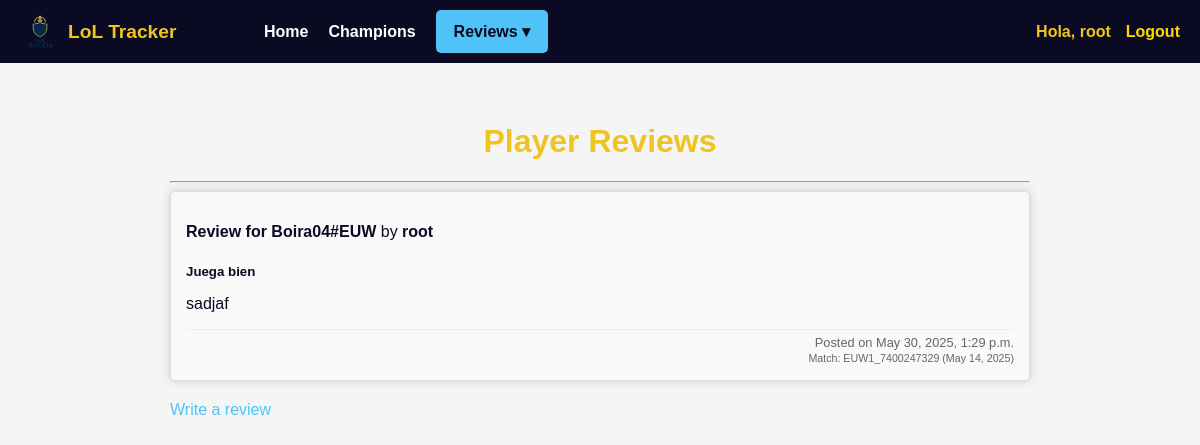
The app's page / (signed in) with its own data.
### lol_app/models.py (models this page shows, shortened)
class Review(models.Model):
    review_id    = models.AutoField(primary_key=True)
    title        = models.CharField(max_length=100)
    body         = models.TextField()
    to_user      = models.ForeignKey('UserLOL', on_delete=models.CASCADE, related_name="reviews_received")
    from_user    = models.ForeignKey('auth.User', on_delete=models.CASCADE, related_name="reviews_written")
    match        = models.ForeignKey('Match', on_delete=models.SET_NULL, null=True, blank=True, related_name="reviews")
    timestamp    = models.DateTimeField(auto_now_add=True)
    is_deleted   = models.BooleanField(default=False)
    deleted_at   = models.DateTimeField(null=True, blank=True)
    objects      = ActiveReviewManager()  # Por defecto solo activas
    all_objects  = models.Manager()       # Incluye también las borradas

class UserLOL(models.Model):
    user_id = models.AutoField(primary_key=True)
    username = models.CharField(max_length=150, unique=True)
    email = models.EmailField(unique=True)
    main = models.ForeignKey(Champion, on_delete=models.SET_NULL, null=True, related_name="mained_by")

class Match(models.Model):
    match_id = models.CharField(max_length=100, unique=True)
    date_played = models.DateTimeField()
    duration_minutes = models.PositiveIntegerField()
    players = models.ManyToManyField(UserLOL, through="MatchChampion", related_name="matches")
    champions = models.ManyToManyField(Champion, through="MatchChampion")

### lol_app/views.py (the view)
# urls.py: path("", lol_views.home, name="home"),  # Página pública inicial
@login_required
def home(request: HttpRequest) -> HttpResponse:
    reviews = Review.objects.all()  # omite las borradas
    reviews = Review.objects.filter(from_user=request.user)
    context = {
        'reviews': reviews
    }
    return render(request, 'home2.html', context)

### lol_app/models.py (called while the page is built)
    def get_queryset(self):
        return super().get_queryset().filter(is_deleted=False)

### lol_app/templates/home2.html (shortened to what this page needs)
{% extends "base.html" %}
{% load static %}
{% block content %}
<div class="container">
    <h1>Player Reviews</h1>
    <hr>
    {% if reviews %}
        {% for review in reviews %}
        <a href="{% url 'review_detail' review.pk %}" style="text-decoration: none; color: inherit;">
            <div class="review-box">
                <p><strong>Review for {{ review.to_user.username }}</strong> by <strong>{{ review.from_user.username }}</strong></p>
                <h5>{{ review.title }}</h5>
                <p>{{ review.body|linebreaksbr }}</p>
                <div class="review-meta">
                    Posted on {{ review.timestamp|date:"F d, Y, P" }}
                    {% if review.match %}
                    <br>
                    <small>Match: {{ review.match.match_id }} ({{ review.match.date_played|date:"F d, Y" }})</small>
                    {% endif %}
                </div>
            </div>
        </a>
        {% endfor %}
    {% else %}
        <p>No reviews have been posted yet. Be the first!</p>
    {% endif %}
    <div class="mt-4">
        <a href="{% url 'review_create_form' %}" class="btn btn-primary">Write a review</a>
    </div>
</div>
{% endblock %}

### lol_app/templates/base.html (shortened to what this page needs)
<!DOCTYPE html>
{% load static %}
<html lang="es">
<head>
    <link rel="stylesheet" href="{% static 'style.css' %}">
</head>
<body>
    <nav class="navbar">
        <div class="nav-left-fixed">
            <a href="{% url 'home' %}" class="nav-logo">
                <img src="{% static 'img/logo.png' %}" alt="Logo" width="40" height="40">
                LoL Tracker
            </a>
        </div>
        <div class="nav-center-group">
            <a href="{% url 'home' %}">Home</a>
            <a href="{% url 'champion_list' %}">Champions</a>
            {% if user.is_authenticated %}
            <div class="dropdown-inline">
                <button class="dropbtn">Reviews ▾</button>
            </div>
            {% endif %}
        </div>
        <div class="nav-right">
            {% if user.is_authenticated %}
                <span class="nav-user">Hola, {{ user.username }}</span>
                <form method="post" action="{% url 'logout' %}"
                  style="all: unset; display: inline;">
              <button type="submit"
                      style="
                        all: unset;
                        color: #FFD700;
                        font-weight: bold;
                        cursor: pointer;
                      "
                      onmouseover="this.style.textDecoration='underline'"
                      onmouseout="this.style.textDecoration='none'">
                Logout
              </button>
            </form>
            {% else %}
                <a href="{% url 'login' %}">Login</a>
                <a href="{% url 'register' %}">Register</a>
            {% endif %}
        </div>
    </nav>
    <div class="container">
        {% block content %}
        {% endblock %}
    </div>
</body>
</html>

### lol_app/static/style.css (style rules this page uses)
body { font-family: 'Poppins', sans-serif; background-color: #f5f5f5; color: #0a0a23; margin: 0; padding: 0; min-height: 100vh; }
h1, h2 { color: #f0c420; text-align: center; margin-top: 20px; }
p, a, label { font-size: 1rem; }
a { color: #4fc3f7; text-decoration: none; }
form { max-width: 400px; margin: 30px auto; padding: 20px; background-color: #ffffff; border-radius: 10px; box-shadow: 0 0 10px #ccc; }
button { width: 100%; padding: 10px; background-color: #4fc3f7; border: none; border-radius: 5px; font-weight: bold; color: #0a0a23; cursor: pointer; transition: background-color 0.3s; }
.container { padding: 20px; max-width: 900px; margin: auto; }
.review-box { background-color: #ffffff; border-radius: 10px; box-shadow: 0 0 10px #ccc; padding: 20px; margin-bottom: 30px; }
.review-box h5 { margin-bottom: 10px; color: #0a0a23; }
.review-meta { font-size: 0.9rem; color: #777; margin-top: 10px; text-align: right; }
.navbar { background-color: #0a0a23; padding: 10px 20px; display: flex; align-items: center; position: relative; }
.nav-left-fixed { position: absolute; left: 20px; top: 50%; transform: translateY(-50%); display: flex; align-items: center; }
.nav-logo { display: flex; align-items: center; color: #f0c420; font-weight: bold; font-size: 1.2rem; text-decoration: none; }
.nav-logo img { margin-right: 8px; }
.nav-center-group { margin: 0 auto; display: flex; align-items: center; gap: 20px; }
.nav-center-group a { color: #ffffff; text-decoration: none; font-weight: bold; }
.nav-right { margin-left: auto; display: flex; align-items: center; gap: 15px; }
.nav-user { color: #f0c420; font-weight: bold; }
.dropdown-inline { position: relative; display: inline-block; }
.dropbtn { background-color: #4fc3f7; color: #0a0a23; padding: 12px 18px; font-weight: bold; border: none; border-radius: 5px; cursor: pointer; transition: background-color 0.3s; font-size: 1rem; }

### lol_app/templates/home2.html (style rules this page uses)
.review-box { border: 1px solid #ddd; border-radius: 5px; padding: 15px; margin-bottom: 20px; background-color: #f9f9f9; transition: background-color 0.2s ease; }
.review-meta { font-size: 0.8rem; color: #666; margin-top: 10px; border-top: 1px solid #eee; padding-top: 5px; }

### records on screen
Review: to_user.username "Boira04#EUW", from_user.username "root", title "Juega bien", body "sadjaf", timestamp "May 30, 2025, 1:29 p.m.", match.match_id "EUW1_7400247329", match.date_played "May 14, 2025"

### other values on screen
{{ user.username }} "root"
